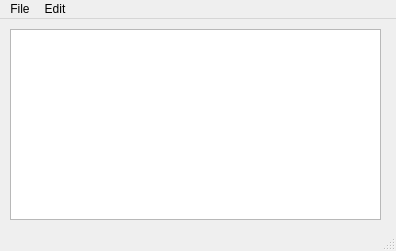
<?xml version="1.0" encoding="UTF-8"?>
<ui version="4.0">
 <class>MainWindow</class>
 <widget class="QMainWindow" name="MainWindow">
  <property name="geometry">
   <rect>
    <x>0</x>
    <y>0</y>
    <width>396</width>
    <height>251</height>
   </rect>
  </property>
  <property name="windowTitle">
   <string>MainWindow</string>
  </property>
  <widget class="QWidget" name="centralwidget">
   <widget class="QWidget" name="verticalLayoutWidget">
    <property name="geometry">
     <rect>
      <x>10</x>
      <y>10</y>
      <width>371</width>
      <height>191</height>
     </rect>
    </property>
    <layout class="QVBoxLayout" name="verticalLayout_3">
     <item>
      <widget class="QTextEdit" name="textEdit"/>
     </item>
    </layout>
   </widget>
  </widget>
  <widget class="QMenuBar" name="menubar">
   <property name="geometry">
    <rect>
     <x>0</x>
     <y>0</y>
     <width>396</width>
     <height>22</height>
    </rect>
   </property>
   <widget class="QMenu" name="menuFile">
    <property name="title">
     <string>File</string>
    </property>
    <addaction name="actionNew"/>
    <addaction name="actionOpen"/>
    <addaction name="actionSave_As"/>
    <addaction name="actionPrint"/>
    <addaction name="actionExit"/>
   </widget>
   <widget class="QMenu" name="menuEdit">
    <property name="title">
     <string>Edit</string>
    </property>
    <addaction name="actionCopy"/>
    <addaction name="actionPaste"/>
    <addaction name="actionCut"/>
    <addaction name="actionUndo"/>
    <addaction name="actionRedo"/>
   </widget>
   <addaction name="menuFile"/>
   <addaction name="menuEdit"/>
  </widget>
  <widget class="QStatusBar" name="statusbar"/>
  <action name="actionNew">
   <property name="icon">
    <iconset resource="Resources.qrc">
     <normaloff>:/imgs/icons/Icons/New.bmp</normaloff>:/imgs/icons/Icons/New.bmp</iconset>
   </property>
   <property name="text">
    <string>New</string>
   </property>
  </action>
  <action name="actionOpen">
   <property name="icon">
    <iconset resource="Resources.qrc">
     <normaloff>:/imgs/icons/Icons/Open.bmp</normaloff>:/imgs/icons/Icons/Open.bmp</iconset>
   </property>
   <property name="text">
    <string>Open</string>
   </property>
  </action>
  <action name="actionSave_As">
   <property name="icon">
    <iconset resource="Resources.qrc">
     <normaloff>:/imgs/icons/Icons/Save.bmp</normaloff>:/imgs/icons/Icons/Save.bmp</iconset>
   </property>
   <property name="text">
    <string>Save As</string>
   </property>
  </action>
  <action name="actionPrint">
   <property name="text">
    <string>Print</string>
   </property>
  </action>
  <action name="actionExit">
   <property name="text">
    <string>Exit</string>
   </property>
  </action>
  <action name="actionCopy">
   <property name="text">
    <string>Copy</string>
   </property>
  </action>
  <action name="actionPaste">
   <property name="text">
    <string>Paste</string>
   </property>
  </action>
  <action name="actionCut">
   <property name="text">
    <string>Cut</string>
   </property>
  </action>
  <action name="actionUndo">
   <property name="text">
    <string>Undo</string>
   </property>
  </action>
  <action name="actionRedo">
   <property name="text">
    <string>Redo</string>
   </property>
  </action>
 </widget>
 <resources>
  <include location="Resources.qrc"/>
 </resources>
 <connections/>
</ui>
